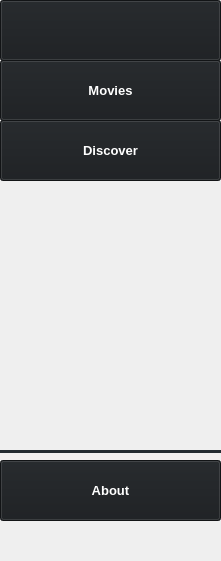
           <widget class="QWidget" name="scrollAreaWidgetContents">
            <property name="geometry">
             <rect>
              <x>0</x>
              <y>0</y>
              <width>221</width>
              <height>561</height>
             </rect>
            </property>
            <widget class="QPushButton" name="pushButton">
             <property name="geometry">
              <rect>
               <x>0</x>
               <y>0</y>
               <width>221</width>
               <height>61</height>
              </rect>
             </property>
             <property name="palette">
              <palette>
               <active>
                <colorrole role="WindowText">
                 <brush brushstyle="SolidPattern">
                  <color alpha="255">
                   <red>255</red>
                   <green>255</green>
                   <blue>255</blue>
                  </color>
                 </brush>
                </colorrole>
                <colorrole role="Button">
                 <brush brushstyle="SolidPattern">
                  <color alpha="255">
                   <red>25</red>
                   <green>28</green>
                   <blue>31</blue>
                  </color>
                 </brush>
                </colorrole>
                <colorrole role="Text">
                 <brush brushstyle="SolidPattern">
                  <color alpha="255">
                   <red>255</red>
                   <green>255</green>
                   <blue>255</blue>
                  </color>
                 </brush>
                </colorrole>
                <colorrole role="ButtonText">
                 <brush brushstyle="SolidPattern">
                  <color alpha="255">
                   <red>255</red>
                   <green>255</green>
                   <blue>255</blue>
                  </color>
                 </brush>
                </colorrole>
                <colorrole role="Base">
                 <brush brushstyle="SolidPattern">
                  <color alpha="255">
                   <red>25</red>
                   <green>28</green>
                   <blue>31</blue>
                  </color>
                 </brush>
                </colorrole>
                <colorrole role="Window">
                 <brush brushstyle="SolidPattern">
                  <color alpha="255">
                   <red>25</red>
                   <green>28</green>
                   <blue>31</blue>
                  </color>
                 </brush>
                </colorrole>
               </active>
               <inactive>
                <colorrole role="WindowText">
                 <brush brushstyle="SolidPattern">
                  <color alpha="255">
                   <red>255</red>
                   <green>255</green>
                   <blue>255</blue>
                  </color>
                 </brush>
                </colorrole>
                <colorrole role="Button">
                 <brush brushstyle="SolidPattern">
                  <color alpha="255">
                   <red>25</red>
                   <green>28</green>
                   <blue>31</blue>
                  </color>
                 </brush>
                </colorrole>
                <colorrole role="Text">
                 <brush brushstyle="SolidPattern">
                  <color alpha="255">
                   <red>255</red>
                   <green>255</green>
                   <blue>255</blue>
                  </color>
                 </brush>
                </colorrole>
                <colorrole role="ButtonText">
                 <brush brushstyle="SolidPattern">
                  <color alpha="255">
                   <red>255</red>
                   <green>255</green>
                   <blue>255</blue>
                  </color>
                 </brush>
                </colorrole>
                <colorrole role="Base">
                 <brush brushstyle="SolidPattern">
                  <color alpha="255">
                   <red>25</red>
                   <green>28</green>
                   <blue>31</blue>
                  </color>
                 </brush>
                </colorrole>
                <colorrole role="Window">
                 <brush brushstyle="SolidPattern">
                  <color alpha="255">
                   <red>25</red>
                   <green>28</green>
                   <blue>31</blue>
                  </color>
                 </brush>
                </colorrole>
               </inactive>
               <disabled>
                <colorrole role="WindowText">
                 <brush brushstyle="SolidPattern">
                  <color alpha="255">
                   <red>255</red>
                   <green>255</green>
                   <blue>255</blue>
                  </color>
                 </brush>
                </colorrole>
                <colorrole role="Button">
                 <brush brushstyle="SolidPattern">
                  <color alpha="255">
                   <red>25</red>
                   <green>28</green>
                   <blue>31</blue>
                  </color>
                 </brush>
                </colorrole>
                <colorrole role="Text">
                 <brush brushstyle="SolidPattern">
                  <color alpha="255">
                   <red>255</red>
                   <green>255</green>
                   <blue>255</blue>
                  </color>
                 </brush>
                </colorrole>
                <colorrole role="ButtonText">
                 <brush brushstyle="SolidPattern">
                  <color alpha="255">
                   <red>255</red>
                   <green>255</green>
                   <blue>255</blue>
                  </color>
                 </brush>
                </colorrole>
                <colorrole role="Base">
                 <brush brushstyle="SolidPattern">
                  <color alpha="255">
                   <red>25</red>
                   <green>28</green>
                   <blue>31</blue>
                  </color>
                 </brush>
                </colorrole>
                <colorrole role="Window">
                 <brush brushstyle="SolidPattern">
                  <color alpha="255">
                   <red>25</red>
                   <green>28</green>
                   <blue>31</blue>
                  </color>
                 </brush>
                </colorrole>
               </disabled>
              </palette>
             </property>
             <property name="font">
              <font>
               <pointsize>10</pointsize>
               <weight>75</weight>
               <bold>true</bold>
              </font>
             </property>
             <property name="tabletTracking">
              <bool>false</bool>
             </property>
             <property name="contextMenuPolicy">
              <enum>Qt::DefaultContextMenu</enum>
             </property>
             <property name="layoutDirection">
              <enum>Qt::LeftToRight</enum>
             </property>
             <property name="styleSheet">
              <string notr="true"/>
             </property>
             <property name="text">
              <string notr="true"/>
             </property>
             <property name="icon">
              <iconset>
               <normaloff>home-5-32.png</normaloff>home-5-32.png</iconset>
             </property>
             <property name="iconSize">
              <size>
               <width>32</width>
               <height>32</height>
              </size>
             </property>
             <property name="checkable">
              <bool>false</bool>
             </property>
             <property name="flat">
              <bool>false</bool>
             </property>
            </widget>
            <widget class="QPushButton" name="pushButton_2">
             <property name="geometry">
              <rect>
               <x>0</x>
               <y>60</y>
               <width>221</width>
               <height>61</height>
              </rect>
             </property>
             <property name="palette">
              <palette>
               <active>
                <colorrole role="WindowText">
                 <brush brushstyle="SolidPattern">
                  <color alpha="255">
                   <red>255</red>
                   <green>255</green>
                   <blue>255</blue>
                  </color>
                 </brush>
                </colorrole>
                <colorrole role="Button">
                 <brush brushstyle="SolidPattern">
                  <color alpha="255">
                   <red>25</red>
                   <green>28</green>
                   <blue>31</blue>
                  </color>
                 </brush>
                </colorrole>
                <colorrole role="Text">
                 <brush brushstyle="SolidPattern">
                  <color alpha="255">
                   <red>255</red>
                   <green>255</green>
                   <blue>255</blue>
                  </color>
                 </brush>
                </colorrole>
                <colorrole role="ButtonText">
                 <brush brushstyle="SolidPattern">
                  <color alpha="255">
                   <red>255</red>
                   <green>255</green>
                   <blue>255</blue>
                  </color>
                 </brush>
                </colorrole>
                <colorrole role="Base">
                 <brush brushstyle="SolidPattern">
                  <color alpha="255">
                   <red>25</red>
                   <green>28</green>
                   <blue>31</blue>
                  </color>
                 </brush>
                </colorrole>
                <colorrole role="Window">
                 <brush brushstyle="SolidPattern">
                  <color alpha="255">
                   <red>25</red>
                   <green>28</green>
                   <blue>31</blue>
                  </color>
                 </brush>
                </colorrole>
               </active>
               <inactive>
                <colorrole role="WindowText">
                 <brush brushstyle="SolidPattern">
                  <color alpha="255">
                   <red>255</red>
                   <green>255</green>
                   <blue>255</blue>
                  </color>
                 </brush>
                </colorrole>
                <colorrole role="Button">
                 <brush brushstyle="SolidPattern">
                  <color alpha="255">
                   <red>25</red>
                   <green>28</green>
                   <blue>31</blue>
                  </color>
                 </brush>
                </colorrole>
                <colorrole role="Text">
                 <brush brushstyle="SolidPattern">
                  <color alpha="255">
                   <red>255</red>
                   <green>255</green>
                   <blue>255</blue>
                  </color>
                 </brush>
                </colorrole>
                <colorrole role="ButtonText">
                 <brush brushstyle="SolidPattern">
                  <color alpha="255">
                   <red>255</red>
                   <green>255</green>
                   <blue>255</blue>
                  </color>
                 </brush>
                </colorrole>
                <colorrole role="Base">
                 <brush brushstyle="SolidPattern">
                  <color alpha="255">
                   <red>25</red>
                   <green>28</green>
                   <blue>31</blue>
                  </color>
                 </brush>
                </colorrole>
                <colorrole role="Window">
                 <brush brushstyle="SolidPattern">
                  <color alpha="255">
                   <red>25</red>
                   <green>28</green>
                   <blue>31</blue>
                  </color>
                 </brush>
                </colorrole>
               </inactive>
               <disabled>
                <colorrole role="WindowText">
                 <brush brushstyle="SolidPattern">
                  <color alpha="255">
                   <red>255</red>
                   <green>255</green>
                   <blue>255</blue>
                  </color>
                 </brush>
                </colorrole>
                <colorrole role="Button">
                 <brush brushstyle="SolidPattern">
                  <color alpha="255">
                   <red>25</red>
                   <green>28</green>
                   <blue>31</blue>
                  </color>
                 </brush>
                </colorrole>
                <colorrole role="Text">
                 <brush brushstyle="SolidPattern">
                  <color alpha="255">
                   <red>255</red>
                   <green>255</green>
                   <blue>255</blue>
                  </color>
                 </brush>
                </colorrole>
                <colorrole role="ButtonText">
                 <brush brushstyle="SolidPattern">
                  <color alpha="255">
                   <red>255</red>
                   <green>255</green>
                   <blue>255</blue>
                  </color>
                 </brush>
                </colorrole>
                <colorrole role="Base">
                 <brush brushstyle="SolidPattern">
                  <color alpha="255">
                   <red>25</red>
                   <green>28</green>
                   <blue>31</blue>
                  </color>
                 </brush>
                </colorrole>
                <colorrole role="Window">
                 <brush brushstyle="SolidPattern">
                  <color alpha="255">
                   <red>25</red>
                   <green>28</green>
                   <blue>31</blue>
                  </color>
                 </brush>
                </colorrole>
               </disabled>
              </palette>
             </property>
             <property name="font">
              <font>
               <pointsize>10</pointsize>
               <weight>75</weight>
               <bold>true</bold>
              </font>
             </property>
             <property name="tabletTracking">
              <bool>false</bool>
             </property>
             <property name="contextMenuPolicy">
              <enum>Qt::DefaultContextMenu</enum>
             </property>
             <property name="layoutDirection">
              <enum>Qt::LeftToRight</enum>
             </property>
             <property name="text">
              <string notr="true">Movies</string>
             </property>
             <property name="checkable">
              <bool>false</bool>
             </property>
             <property name="flat">
              <bool>false</bool>
             </property>
            </widget>
            <widget class="QFrame" name="frame_4">
             <property name="geometry">
              <rect>
               <x>0</x>
               <y>450</y>
               <width>221</width>
               <height>3</height>
              </rect>
             </property>
             <property name="styleSheet">
              <string notr="true">background-color: rgb(34, 43, 49);</string>
             </property>
             <property name="frameShape">
              <enum>QFrame::NoFrame</enum>
             </property>
             <property name="frameShadow">
              <enum>QFrame::Raised</enum>
             </property>
            </widget>
            <widget class="QPushButton" name="About">
             <property name="geometry">
              <rect>
               <x>0</x>
               <y>460</y>
               <width>221</width>
               <height>61</height>
              </rect>
             </property>
             <property name="palette">
              <palette>
               <active>
                <colorrole role="WindowText">
                 <brush brushstyle="SolidPattern">
                  <color alpha="255">
                   <red>255</red>
                   <green>255</green>
                   <blue>255</blue>
                  </color>
                 </brush>
                </colorrole>
                <colorrole role="Button">
                 <brush brushstyle="SolidPattern">
                  <color alpha="255">
                   <red>25</red>
                   <green>28</green>
                   <blue>31</blue>
                  </color>
                 </brush>
                </colorrole>
                <colorrole role="Text">
                 <brush brushstyle="SolidPattern">
                  <color alpha="255">
                   <red>255</red>
                   <green>255</green>
                   <blue>255</blue>
                  </color>
                 </brush>
                </colorrole>
                <colorrole role="ButtonText">
                 <brush brushstyle="SolidPattern">
                  <color alpha="255">
                   <red>255</red>
                   <green>255</green>
                   <blue>255</blue>
                  </color>
                 </brush>
                </colorrole>
                <colorrole role="Base">
                 <brush brushstyle="SolidPattern">
                  <color alpha="255">
                   <red>25</red>
                   <green>28</green>
                   <blue>31</blue>
                  </color>
                 </brush>
                </colorrole>
                <colorrole role="Window">
                 <brush brushstyle="SolidPattern">
                  <color alpha="255">
                   <red>25</red>
                   <green>28</green>
                   <blue>31</blue>
                  </color>
                 </brush>
                </colorrole>
               </active>
               <inactive>
                <colorrole role="WindowText">
                 <brush brushstyle="SolidPattern">
                  <color alpha="255">
                   <red>255</red>
                   <green>255</green>
                   <blue>255</blue>
                  </color>
                 </brush>
                </colorrole>
                <colorrole role="Button">
                 <brush brushstyle="SolidPattern">
                  <color alpha="255">
                   <red>25</red>
                   <green>28</green>
                   <blue>31</blue>
                  </color>
                 </brush>
                </colorrole>
                <colorrole role="Text">
                 <brush brushstyle="SolidPattern">
                  <color alpha="255">
                   <red>255</red>
                   <green>255</green>
                   <blue>255</blue>
                  </color>
                 </brush>
                </colorrole>
                <colorrole role="ButtonText">
                 <brush brushstyle="SolidPattern">
                  <color alpha="255">
                   <red>255</red>
                   <green>255</green>
                   <blue>255</blue>
                  </color>
                 </brush>
                </colorrole>
                <colorrole role="Base">
                 <brush brushstyle="SolidPattern">
                  <color alpha="255">
                   <red>25</red>
                   <green>28</green>
                   <blue>31</blue>
                  </color>
                 </brush>
                </colorrole>
                <colorrole role="Window">
                 <brush brushstyle="SolidPattern">
                  <color alpha="255">
                   <red>25</red>
                   <green>28</green>
                   <blue>31</blue>
                  </color>
                 </brush>
                </colorrole>
               </inactive>
               <disabled>
                <colorrole role="WindowText">
                 <brush brushstyle="SolidPattern">
                  <color alpha="255">
                   <red>255</red>
                   <green>255</green>
                   <blue>255</blue>
                  </color>
                 </brush>
                </colorrole>
                <colorrole role="Button">
                 <brush brushstyle="SolidPattern">
                  <color alpha="255">
                   <red>25</red>
                   <green>28</green>
                   <blue>31</blue>
                  </color>
                 </brush>
                </colorrole>
                <colorrole role="Text">
                 <brush brushstyle="SolidPattern">
                  <color alpha="255">
                   <red>255</red>
                   <green>255</green>
                   <blue>255</blue>
                  </color>
                 </brush>
                </colorrole>
                <colorrole role="ButtonText">
                 <brush brushstyle="SolidPattern">
                  <color alpha="255">
                   <red>255</red>
                   <green>255</green>
                   <blue>255</blue>
                  </color>
                 </brush>
                </colorrole>
                <colorrole role="Base">
                 <brush brushstyle="SolidPattern">
                  <color alpha="255">
                   <red>25</red>
                   <green>28</green>
                   <blue>31</blue>
                  </color>
                 </brush>
                </colorrole>
                <colorrole role="Window">
                 <brush brushstyle="SolidPattern">
                  <color alpha="255">
                   <red>25</red>
                   <green>28</green>
                   <blue>31</blue>
                  </color>
                 </brush>
                </colorrole>
               </disabled>
              </palette>
             </property>
             <property name="font">
              <font>
               <pointsize>10</pointsize>
               <weight>75</weight>
               <bold>true</bold>
              </font>
             </property>
             <property name="tabletTracking">
              <bool>false</bool>
             </property>
             <property name="contextMenuPolicy">
              <enum>Qt::DefaultContextMenu</enum>
             </property>
             <property name="layoutDirection">
              <enum>Qt::LeftToRight</enum>
             </property>
             <property name="text">
              <string notr="true">About</string>
             </property>
             <property name="checkable">
              <bool>false</bool>
             </property>
             <property name="autoDefault">
              <bool>false</bool>
             </property>
             <property name="default">
              <bool>false</bool>
             </property>
             <property name="flat">
              <bool>false</bool>
             </property>
            </widget>
            <widget class="QPushButton" name="pushButton_15">
             <property name="geometry">
              <rect>
               <x>0</x>
               <y>120</y>
               <width>221</width>
               <height>61</height>
              </rect>
             </property>
             <property name="palette">
              <palette>
               <active>
                <colorrole role="WindowText">
                 <brush brushstyle="SolidPattern">
                  <color alpha="255">
                   <red>255</red>
                   <green>255</green>
                   <blue>255</blue>
                  </color>
                 </brush>
                </colorrole>
                <colorrole role="Button">
                 <brush brushstyle="SolidPattern">
                  <color alpha="255">
                   <red>25</red>
                   <green>28</green>
                   <blue>31</blue>
                  </color>
                 </brush>
                </colorrole>
                <colorrole role="Text">
                 <brush brushstyle="SolidPattern">
                  <color alpha="255">
                   <red>255</red>
                   <green>255</green>
                   <blue>255</blue>
                  </color>
                 </brush>
                </colorrole>
                <colorrole role="ButtonText">
                 <brush brushstyle="SolidPattern">
                  <color alpha="255">
                   <red>255</red>
                   <green>255</green>
                   <blue>255</blue>
                  </color>
                 </brush>
                </colorrole>
                <colorrole role="Base">
                 <brush brushstyle="SolidPattern">
                  <color alpha="255">
                   <red>25</red>
                   <green>28</green>
                   <blue>31</blue>
                  </color>
                 </brush>
                </colorrole>
                <colorrole role="Window">
                 <brush brushstyle="SolidPattern">
                  <color alpha="255">
                   <red>25</red>
                   <green>28</green>
                   <blue>31</blue>
                  </color>
                 </brush>
                </colorrole>
               </active>
               <inactive>
                <colorrole role="WindowText">
                 <brush brushstyle="SolidPattern">
                  <color alpha="255">
                   <red>255</red>
                   <green>255</green>
                   <blue>255</blue>
                  </color>
                 </brush>
                </colorrole>
                <colorrole role="Button">
                 <brush brushstyle="SolidPattern">
                  <color alpha="255">
                   <red>25</red>
                   <green>28</green>
                   <blue>31</blue>
                  </color>
                 </brush>
                </colorrole>
                <colorrole role="Text">
                 <brush brushstyle="SolidPattern">
                  <color alpha="255">
                   <red>255</red>
                   <green>255</green>
                   <blue>255</blue>
                  </color>
                 </brush>
                </colorrole>
                <colorrole role="ButtonText">
                 <brush brushstyle="SolidPattern">
                  <color alpha="255">
                   <red>255</red>
                   <green>255</green>
                   <blue>255</blue>
                  </color>
                 </brush>
                </colorrole>
                <colorrole role="Base">
                 <brush brushstyle="SolidPattern">
                  <color alpha="255">
                   <red>25</red>
                   <green>28</green>
                   <blue>31</blue>
                  </color>
                 </brush>
                </colorrole>
                <colorrole role="Window">
                 <brush brushstyle="SolidPattern">
                  <color alpha="255">
                   <red>25</red>
                   <green>28</green>
                   <blue>31</blue>
                  </color>
                 </brush>
                </colorrole>
               </inactive>
               <disabled>
                <colorrole role="WindowText">
                 <brush brushstyle="SolidPattern">
                  <color alpha="255">
                   <red>255</red>
                   <green>255</green>
                   <blue>255</blue>
                  </color>
                 </brush>
                </colorrole>
                <colorrole role="Button">
                 <brush brushstyle="SolidPattern">
                  <color alpha="255">
                   <red>25</red>
                   <green>28</green>
                   <blue>31</blue>
                  </color>
                 </brush>
                </colorrole>
                <colorrole role="Text">
                 <brush brushstyle="SolidPattern">
                  <color alpha="255">
                   <red>255</red>
                   <green>255</green>
                   <blue>255</blue>
                  </color>
                 </brush>
                </colorrole>
                <colorrole role="ButtonText">
                 <brush brushstyle="SolidPattern">
                  <color alpha="255">
                   <red>255</red>
                   <green>255</green>
                   <blue>255</blue>
                  </color>
                 </brush>
                </colorrole>
                <colorrole role="Base">
                 <brush brushstyle="SolidPattern">
                  <color alpha="255">
                   <red>25</red>
                   <green>28</green>
                   <blue>31</blue>
                  </color>
                 </brush>
                </colorrole>
                <colorrole role="Window">
                 <brush brushstyle="SolidPattern">
                  <color alpha="255">
                   <red>25</red>
                   <green>28</green>
                   <blue>31</blue>
                  </color>
                 </brush>
                </colorrole>
               </disabled>
              </palette>
             </property>
             <property name="font">
              <font>
               <pointsize>10</pointsize>
               <weight>75</weight>
               <bold>true</bold>
              </font>
             </property>
             <property name="tabletTracking">
              <bool>false</bool>
             </property>
             <property name="contextMenuPolicy">
              <enum>Qt::DefaultContextMenu</enum>
             </property>
             <property name="layoutDirection">
              <enum>Qt::LeftToRight</enum>
             </property>
             <property name="text">
              <string notr="true">Discover</string>
             </property>
             <property name="checkable">
              <bool>false</bool>
             </property>
             <property name="flat">
              <bool>false</bool>
             </property>
            </widget>
           </widget>
